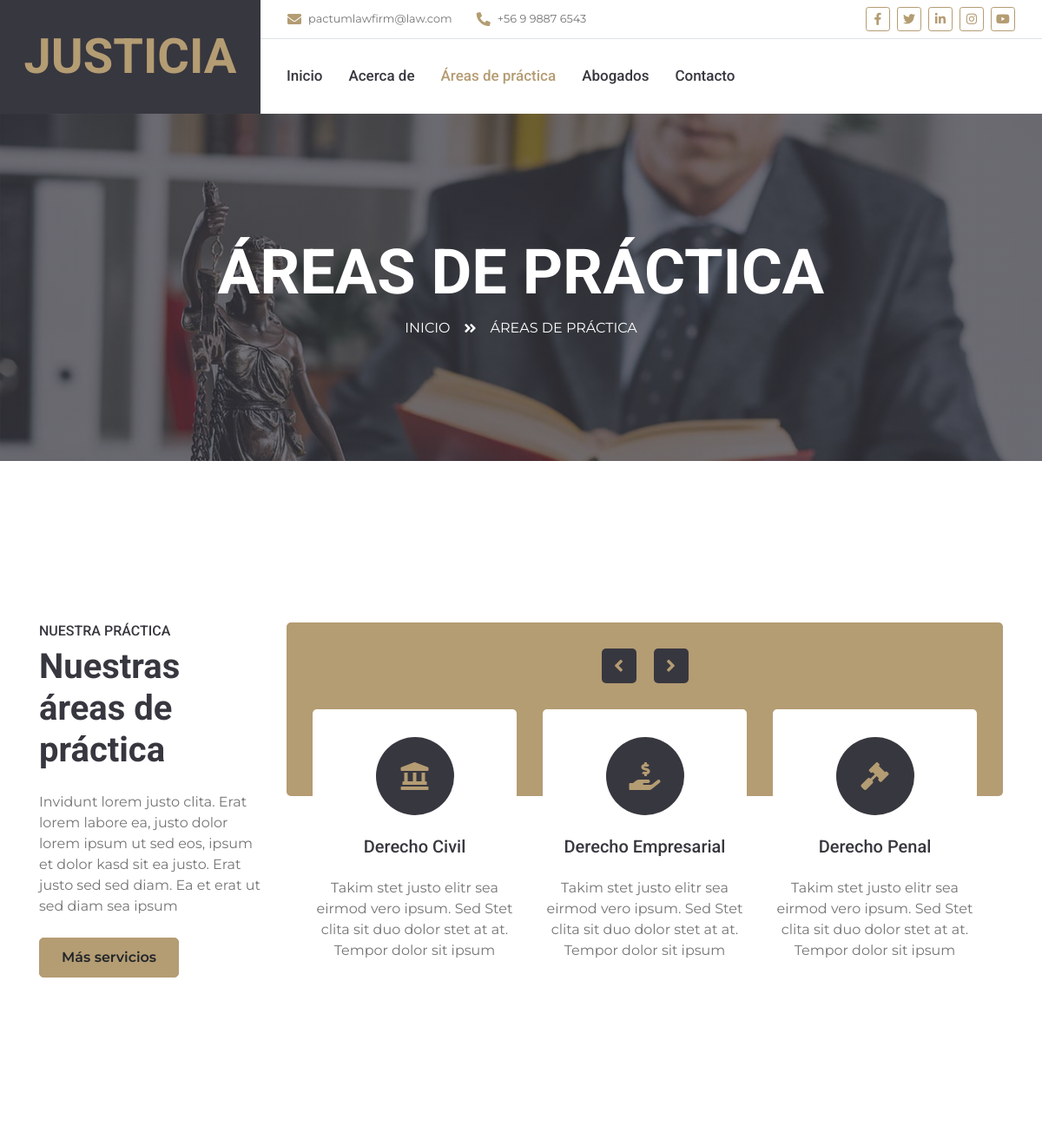
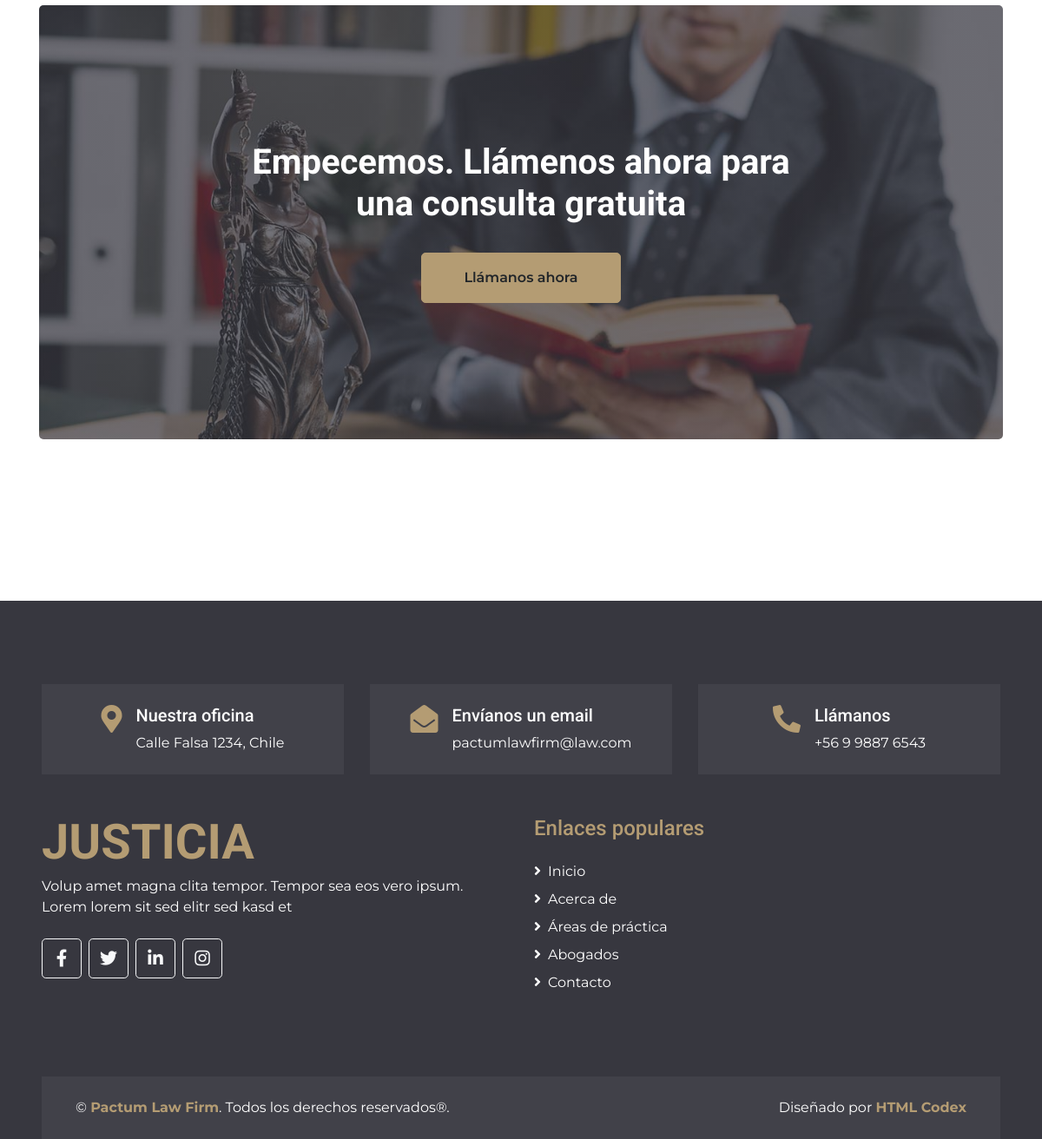
/practice/, run on the app's committed database (2 pictures, top to bottom).
### communications/models.py (models this page shows, shortened)
class ContactInfo(models.Model):
    phone_number = models.CharField(max_length=20,
                                    verbose_name="Número de Teléfono")
    email = models.EmailField(max_length=200,
                              verbose_name="Correo electrónico")
    class Meta:
        verbose_name = "Información de Contacto"
        verbose_name_plural = "Información de Contacto"
        ordering = ["id"]

class Address(models.Model):
    street = models.CharField(max_length=200,
                             verbose_name="Calle")
    number = models.IntegerField(verbose_name="Número")
    commune = models.CharField(max_length=200,
                               verbose_name="Comuna")
    country = models.CharField(max_length=200,
                               verbose_name="País")
    class Meta:
        verbose_name = "Dirección"
        verbose_name_plural = "Dirección"
        ordering = ["id"]

### practice/models.py (models this page shows, shortened)
class PracticeArea(models.Model):
    title = models.CharField(max_length=100, verbose_name="Título")
    description = models.CharField(max_length=200, verbose_name="Descripción")
    icon = IconField(max_length=255, verbose_name="Icono", help_text="Clase de Font Awesome")
    def get_practice_formatted_icon(self):
        return get_practice_formatted_icon(self.icon)
    class Meta:
        verbose_name = "Área de Práctica"
        verbose_name_plural = "Áreas de Práctica"
        ordering = ["title"]

### practice/views.py (the view)
# urls.py: path('', views.practice_view, name='practice'),
def practice_view(request, *args, **kwargs):
    return render(request, 'practice.html')

### core/templates/practice.html (shortened to what this page needs)
{% extends 'base.html' %}
{% load static %}
{% block content %}
<div class="container-fluid bg-page-header" style="margin-bottom: 90px;">
    <div class="container">
        <div class="d-flex flex-column align-items-center justify-content-center" style="min-height: 400px">
            <h3 class="display-3 text-white text-uppercase">Áreas de práctica</h3>
            <div class="d-inline-flex text-white">
                <p class="m-0 text-uppercase"><a class="text-white" href="">Inicio</a></p>
                <i class="fa fa-angle-double-right pt-1 px-3"></i>
                <p class="m-0 text-uppercase">Áreas de práctica</p>
            </div>
        </div>
    </div>
</div>
<div class="container-fluid py-5">
    <div class="container py-5">
        <div class="row">
            <div class="col-lg-3">
                <h6 class="text-uppercase">Nuestra práctica</h6>
                <h1 class="mb-4">Nuestras áreas de práctica</h1>
                <p>Invidunt lorem justo clita. Erat lorem labore ea, justo dolor lorem ipsum ut sed eos, ipsum et dolor kasd sit ea justo. Erat justo sed sed diam. Ea et erat ut sed diam sea ipsum</p>
                <a href="{% url 'practice' %}" class="btn btn-primary mt-2">Más servicios</a>
            </div>
            <div class="col-lg-9 pt-5 pt-lg-0">
                <div class="owl-carousel service-carousel position-relative" style="margin-top: -100px; padding: 0 30px;">
                    {% for practice in practice_areas %}
                        <div class="d-flex flex-column align-items-center text-center bg-white rounded pt-4">
                            <div class="icon-box bg-secondary text-primary mt-2 mb-4">
                                <i class="{{ practice.formatted_icon }}"></i>
                            </div>
                            <h5 class="mb-4 px-4">{{practice.title}}</h5>
                            <p class="m-0">{{practice.description}}</p>
                        </div>
                    {% endfor %}
                </div>
            </div>
        </div>
    </div>
</div>
<div class="container-fluid py-5">
    <div class="container py-5">
        <div class="bg-action rounded" style="height: 500px;">
            <div class="row h-100 align-items-center justify-content-center">
                <div class="col-lg-7 text-center">
                    <h1 class="text-white mb-4">Empecemos. Llámenos ahora para una consulta gratuita</h1>
                    <a class="btn btn-primary py-3 px-5 mt-2" href="{% url 'contact' %}">Llámanos ahora</a>
                </div>
            </div>
        </div>
    </div>
</div>
{% endblock content %}

### core/templates/base.html (shortened to what this page needs)
{% load static %}
<!DOCTYPE html>
<html lang="en">
<head>
    <link rel="stylesheet" href="https://cdnjs.cloudflare.com/ajax/libs/font-awesome/5.15.4/css/all.min.css">
    <link href="{% static 'core/lib/owlcarousel/assets/owl.carousel.min.css' %}" rel="stylesheet">
    <link href="{% static 'core/lib/tempusdominus/css/tempusdominus-bootstrap-4.min.css' %}" rel="stylesheet" />
    <link href="{% static 'core/css/style.css' %}" rel="stylesheet">
    <link rel="stylesheet" href="https://cdn.jsdelivr.net/npm/sweetalert2@11/dist/sweetalert2.min.css">
</head>
<body>
    {% load custom_filters %}
    <div class="container-fluid">
        <div class="row">
            <div class="col-lg-3 bg-secondary d-none d-lg-block">
                <a href="{% url 'index' %}" class="navbar-brand w-100 h-100 m-0 p-0 d-flex align-items-center justify-content-center">
                    <h1 class="m-0 display-4 text-primary text-uppercase">Justicia</h1>
                </a>
            </div>
            <div class="col-lg-9">
                <div class="row bg-white border-bottom d-none d-lg-flex">
                    <div class="col-lg-7 text-left">
                        {% for contact_info in contact_info %}
                            <div class="h-100 d-inline-flex align-items-center py-2 px-3">
                                <i class="fa fa-envelope text-primary mr-2"></i>
                                <small>{{contact_info.email}}</small>
                            </div>
                            <div class="h-100 d-inline-flex align-items-center py-2 px-2">
                                <i class="fa fa-phone-alt text-primary mr-2"></i>
                                <small>{{contact_info.phone_number|format_phone}}</small>
                            </div>
                        {% endfor %}
                    </div>
                    <div class="col-lg-5 text-right">
                        <div class="d-inline-flex align-items-center p-2">
                            {% for network in social_network %}
                                {% if network.description|lower == 'facebook' %}
                                    <a class="btn btn-sm btn-outline-primary btn-sm-square mr-2" href="{{ network.link }}">
                                        <i class="{{ network.icon }}"></i>
                                    </a>
                                {% elif network.description|lower == 'twitter' %}
                                    <a class="btn btn-sm btn-outline-primary btn-sm-square mr-2" href="{{ network.link }}">
                                        <i class="{{ network.icon }}"></i>
                                    </a>
                                {% elif network.description|lower == 'linkedin' %}
                                    <a class="btn btn-sm btn-outline-primary btn-sm-square mr-2" href="{{ network.link }}">
                                        <i class="{{ network.icon }}"></i>
                                    </a>
                                {% elif network.description|lower == 'instagram' %}
                                    <a class="btn btn-sm btn-outline-primary btn-sm-square mr-2" href="{{ network.link }}">
                                        <i class="{{ network.icon }}"></i>
                                    </a>
                                {% elif network.description|lower == 'youtube' %}
                                    <a class="btn btn-sm btn-outline-primary btn-sm-square mr-2" href="{{ network.link }}">
                                        <i class="{{ network.icon }}"></i>
                                    </a>
                                {% endif %}
                            {% endfor %}
                        </div>
                    </div>
                </div>
                <nav class="navbar navbar-expand-lg bg-white navbar-light p-0">
                    <div class="collapse navbar-collapse justify-content-between" id="navbarCollapse">
                        <div class="navbar-nav mr-auto py-0">
                            <a href="{% url 'index' %}" class="nav-item nav-link {% if request.path == '/' %}active{% endif %}">Inicio</a>
                            <a href="{% url 'about' %}" class="nav-item nav-link {% if request.path == '/about/' %}active{% endif %}">Acerca de</a>
                            <a href="{% url 'practice' %}" class="nav-item nav-link {% if request.path == '/practice/' %}active{% endif %}">Áreas de práctica</a>
                            <a href="{% url 'attorneys' %}" class="nav-item nav-link {% if request.path == '/attorneys/' %}active{% endif %}">Abogados</a>
                            <a href="{% url 'contact' %}" class="nav-item nav-link {% if request.path == '/contact/' %}active{% endif %}">Contacto</a>
                        </div>
                    </div>
                </nav>
            </div>
        </div>
    </div>
    {% block content %}{% endblock content %}
    {% load sweetify %}
    <div class="container-fluid bg-secondary text-white pt-5 px-sm-3 px-md-5" style="margin-top: 90px;">
        <div class="row mt-5">
            <div class="col-lg-4">
                <div class="d-flex justify-content-lg-center p-4" style="background: rgba(256, 256, 256, .05);">
                    <i class="fa fa-2x fa-map-marker-alt text-primary"></i>
                    <div class="ml-3">
                        <h5 class="text-white">Nuestra oficina</h5>
                        {% for address in address %}
                            <p class="m-0">{{address.street}} {{address.number}}, {{address.country}}</p>
                        {% endfor %}
                    </div>
                </div>
            </div>
            <div class="col-lg-4">
                <div class="d-flex justify-content-lg-center p-4" style="background: rgba(256, 256, 256, .05);">
                    <i class="fa fa-2x fa-envelope-open text-primary"></i>
                    <div class="ml-3">
                        <h5 class="text-white">Envíanos un email</h5>
                            {% for contact_info in contact_info %}
                                <p class="m-0">{{contact_info.email}}</p>
                            {% endfor %}
                    </div>
                </div>
            </div>
            <div class="col-lg-4">
                <div class="d-flex justify-content-lg-center p-4" style="background: rgba(256, 256, 256, .05);">
                    <i class="fa fa-2x fa-phone-alt text-primary"></i>
                    <div class="ml-3">
                        <h5 class="text-white">Llámanos</h5>
                            {% for contact_info in contact_info %}
                                <p class="m-0">{{contact_info.phone_number|format_phone}}</p>
                            {% endfor %}
                    </div>
                </div>
            </div>
        </div>
        <div class="row pt-5">
            <div class="col-lg-6 col-md-6 mb-5">
                <a href="index.html" class="navbar-brand">
                    <h1 class="m-0 mt-n2 display-4 text-primary text-uppercase">Justicia</h1>
                </a>
                <p>Volup amet magna clita tempor. Tempor sea eos vero ipsum. Lorem lorem sit sed elitr sed kasd et</p>
                <div class="d-flex justify-content-start mt-4">
                    {% for network in social_network %}
                        {% if network.description|lower == 'twitter' %}
                            <a class="btn btn-lg btn-outline-light btn-lg-square mr-2" href="{{ network.link }}">
                                <i class="{{ network.icon }}"></i>
                            </a>
                        {% elif network.description|lower == 'facebook' %}
                            <a class="btn btn-lg btn-outline-light btn-lg-square mr-2" href="{{ network.link }}">
                                <i class="{{ network.icon }}"></i>
                            </a>
                        {% elif network.description|lower == 'linkedin' %}
                            <a class="btn btn-lg btn-outline-light btn-lg-square mr-2" href="{{ network.link }}">
                                <i class="{{ network.icon }}"></i>
                            </a>
                        {% elif network.description|lower == 'instagram' %}
                            <a class="btn btn-lg btn-outline-light btn-lg-square" href="{{ network.link }}">
                                <i class="{{ network.icon }}"></i>
                            </a>
                        {% endif %}
                    {% endfor %}
                </div>
            </div>
            <div class="col-lg-6 col-md-6 mb-5">
                <h4 class="font-weight-semi-bold text-primary mb-4">Enlaces populares</h4>
                <div class="d-flex flex-column justify-content-start">
                    <a class="text-white mb-2" href="{% url 'index' %}"><i class="fa fa-angle-right mr-2"></i>Inicio</a>
                    <a class="text-white mb-2" href="{% url 'about' %}"><i class="fa fa-angle-right mr-2"></i>Acerca de</a>
                    <a class="text-white mb-2" href="{% url 'practice' %}"><i class="fa fa-angle-right mr-2"></i>Áreas de práctica</a>
                    <a class="text-white mb-2" href="{% url 'attorneys' %}"><i class="fa fa-angle-right mr-2"></i>Abogados</a>
                    <a class="text-white" href="{% url 'contact' %}"><i class="fa fa-angle-right mr-2"></i>Contacto</a>
                </div>
            </div>
        </div>
        <div class="row p-4 mt-5 mx-0" style="background: rgba(256, 256, 256, .05);">
            <div class="col-md-6 text-center text-md-left mb-3 mb-md-0">
                <p class="m-0 text-white">&copy; <a class="font-weight-bold" href="#">Pactum Law Firm</a>. Todos los derechos reservados®.</p>
            </div>
            <div class="col-md-6 text-center text-md-right">
                <p class="m-0 text-white">Diseñado por <a class="font-weight-bold" href="https://htmlcodex.com">HTML Codex</a></p>
            </div>
        </div>
    </div>
</body>
</html>

### data on the page
ContactInfo: email "pactumlawfirm@law.com", phone_number "+56 9 9887 6543"
PracticeArea: title "Derecho Civil", description "Takim stet justo elitr sea eirmod vero ipsum. Sed Stet clita sit duo dolor stet at at. Tempor dolor sit ipsum"
PracticeArea: title "Derecho Empresarial", description "Takim stet justo elitr sea eirmod vero ipsum. Sed Stet clita sit duo dolor stet at at. Tempor dolor sit ipsum"
PracticeArea: title "Derecho Penal", description "Takim stet justo elitr sea eirmod vero ipsum. Sed Stet clita sit duo dolor stet at at. Tempor dolor sit ipsum"
Address: street "Calle Falsa", number "1234", country "Chile"
